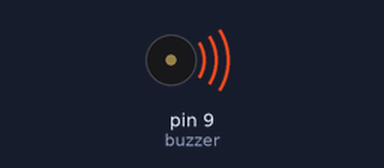
This sketch was run on a simulated Arduino Uno, built with avr-gcc and run on an emulated ATmega328P. On the bench: buzzer (waves = sounding).

Above: at 0.5 s.
Timing chart, 0 to 4.6 s (numbered marks = the images above):
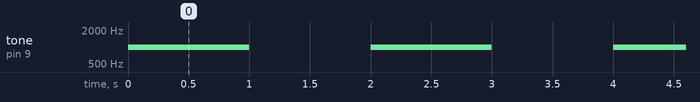

Measured:
- by itself, tone on pin 9 (buzzer): alternates 1000 Hz for 1.0 s and silent for 1.0 s

The sketch:

BUZZER_TEST.ino
```cpp
int buzzer = 9;

void setup() {
  pinMode(buzzer, OUTPUT);
}

void loop() {
  tone(buzzer, 1000);  // 1kHz sound
  delay(1000);
  noTone(buzzer);
  delay(1000);
}
```
